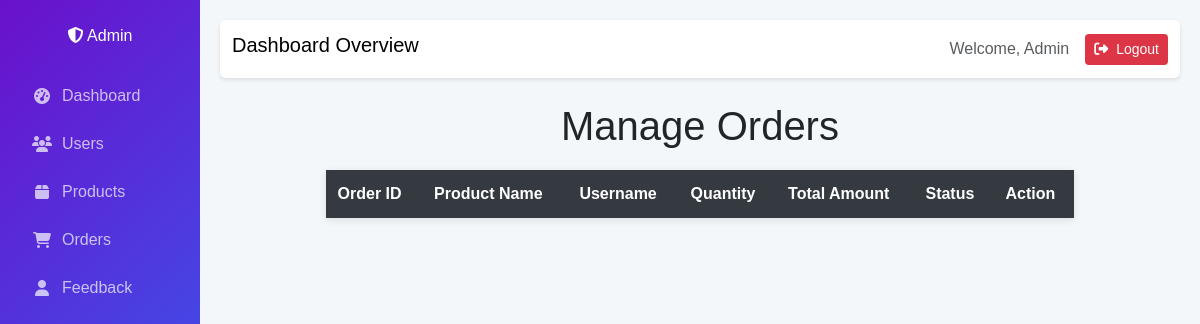
Page /Admin/admin_orders.php on the earlier database version.
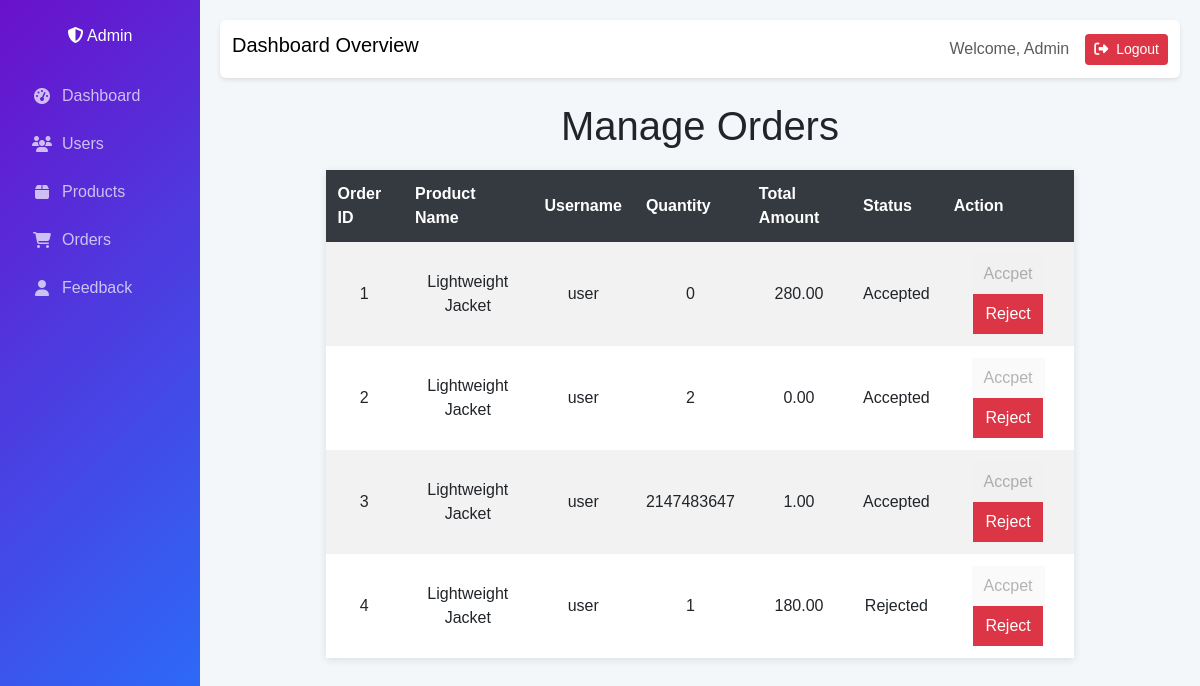
Same page on the later database version.
### tables this page shows
CREATE TABLE `orders` (
  `id` int(11) NOT NULL,
  `username` varchar(255) NOT NULL,
  `product_name` varchar(255) NOT NULL,
  `phone` varchar(15) NOT NULL,
  `email` varchar(255) NOT NULL,
  `district` varchar(255) NOT NULL,
  `address` text NOT NULL,
  `total_amount` decimal(10,2) NOT NULL,
  `order_date` datetime DEFAULT current_timestamp(),
  `status` enum('Pending','Accepted','Rejected') DEFAULT 'Pending',
  `quantity` int(11) NOT NULL DEFAULT 0
);

### Admin/admin_orders.php (the view, shortened to what this page needs)
<?php
include ('db_connect.php');
$sql = "SELECT * FROM orders";
$result = $conn->query($sql);
?>
<!DOCTYPE html>
<html lang="en">
<head>
    <link href="https://cdn.jsdelivr.net/npm/bootstrap@5.3.2/dist/css/bootstrap.min.css" rel="stylesheet">
    <link rel="stylesheet" href="https://cdnjs.cloudflare.com/ajax/libs/font-awesome/6.4.2/css/all.min.css">
</head>
<body>
    <div class="container-fluid">
        <div class="row">
            <nav class="col-md-2 sidebar">
                <div class="position-sticky">
                    <a class="navbar-brand d-block text-center my-4 text-white" href="#">
                        <i class="fas fa-shield-alt"></i> Admin
                    </a>
                    <ul class="nav flex-column">
                        <li class="nav-item">
                            <a class="nav-link" href="Admin.php">
                                <i class="fas fa-tachometer-alt"></i>
                                <span>Dashboard</span>
                            </a>
                        </li>
                        <li class="nav-item">
                            <a class="nav-link" href="#users">
                                <i class="fas fa-users"></i>
                                <span>Users</span>
                            </a>
                        </li>
                        <li class="nav-item">
                            <a class="nav-link" href="#products">
                                <i class="fas fa-box"></i>
                                <span>Products</span>
                            </a>
                        </li>
                        <li class="nav-item">
                            <a class="nav-link" href="admin_orders.php">
                                <i class="fas fa-shopping-cart"></i>
                                <span>Orders</span>
                            </a>
                        </li>
                        <li class="nav-item">
                            <a class="nav-link" href="feedback.php">
                                <i class="fas fa-user"></i>
                                <span>Feedback</span>
                            </a>
                        </li>
                    </ul>
                </div>
            </nav>
            <main class="col-md-10 ms-sm-auto main-content">
                <nav class="navbar navbar-top mb-4 rounded">
                    <div class="container-fluid">
                        <h2 class="navbar-brand">Dashboard Overview</h2>
                        <div class="d-flex align-items-center">
                            <div class="me-3">
                                <span class="text-muted">Welcome, Admin</span>
                            </div>
                            <a href="logout.php" class="btn btn-sm logout-btn">
                                <i class="fas fa-sign-out-alt me-2"></i>Logout
                            </a>
                        </div>
                    </div>
                </nav>
</head>
<body>
<div class="container">
    <h1>Manage Orders</h1>
    <table>
        <tr>
            <th>Order ID</th>
            <th>Product Name</th>
            <th>Username</th>
            <th>Quantity</th>
            <th>Total Amount</th>
            <th>Status</th>
            <th>Action</th>
        </tr>
        <?php while ($order = $result->fetch_assoc()): ?>
            <tr>
                <td><?php echo $order['id']; ?></td>
                <td><?php echo $order['product_name']; ?></td>
                <td><?php echo $order['username']; ?></td>
                <td><?php echo $order['quantity']; ?></td>
                <td><?php echo $order['total_amount']; ?></td>
                <td><?php echo $order['status']; ?></td>
                <td>
                    <form method="POST" action="process_order_action.php">
                        <button type="submit" name="action" value="Accpet" <?php echo ($order['status'] === 'Accepted' || $order['status'] === 'Rejected') ? 'disabled' : ''; ?>>Accpet</button>
                        <button type="submit" name="action" value="reject" <?php echo ($order['status'] === 'Accepted' || $order['status'] === 'Rejected') ? 'disabled' : ''; ?>>Reject</button>
                    </form>
                </td>
            </tr>
        <?php endwhile; ?>
    </table>
</div>
</body>
</html>

### Admin/admin_orders.php (style rules this page uses)
body { font-family: Arial, sans-serif; margin: 0; padding: 0; background-color: #f8f9fa; }
h1 { text-align: center; margin-top: 20px; color: #343a40; }
table { width: 80%; margin: 20px auto; border-collapse: collapse; background-color: #ffffff; box-shadow: 0 2px 8px rgba(0, 0, 0, 0.1); }
th, td { padding: 12px; text-align: center; border: 1px solid #dee2e6; }
th { background-color: #343a40; color: #ffffff; }
tr:nth-child(even) { background-color: #f2f2f2; }
button { padding: 8px 12px; margin: 5px; border: none; cursor: pointer; border-radius: 4px; font-size: 14px; }
button[name="action"][value="reject"] { background-color: #dc3545; color: #ffffff; }
form { display: inline; }
.container { margin-bottom: 50px; }
:root { --primary-color: #6a11cb; --secondary-color: #2575fc; --bg-light: #f4f7fa; --text-dark: #333; }
body { background-color: var(--bg-light); font-family: 'Arial', sans-serif; }
.sidebar { height: 100vh; position: fixed; top: 0; left: 0; background: linear-gradient(135deg, var(--primary-color), var(--secondary-color)); color: white; transition: width 0.3s ease; }
.sidebar .nav-link { color: rgba(255,255,255,0.7); transition: all 0.3s ease; display: flex; align-items: center; padding: 0.75rem 1.25rem; }
.sidebar .nav-link i { margin-right: 10px; width: 20px; text-align: center; }
.main-content { margin-left: 250px; padding: 20px; transition: margin-left 0.3s ease; }
.navbar-top { background-color: white; box-shadow: 0 2px 4px rgba(0,0,0,0.1); }
.logout-btn { background-color: #dc3545; color: white; transition: all 0.3s ease; }

Differences in the rows shown:
added orders: id "1", product_name "Lightweight Jacket", username "user", quantity "0", total_amount "280.00", status "Accepted"
added orders: id "2", product_name "Lightweight Jacket", username "user", quantity "2", total_amount "0.00", status "Accepted"
added orders: id "3", product_name "Lightweight Jacket", username "user", quantity "2147483647", total_amount "1.00", status "Accepted"
added orders: id "4", product_name "Lightweight Jacket", username "user", quantity "1", total_amount "180.00", status "Rejected"
